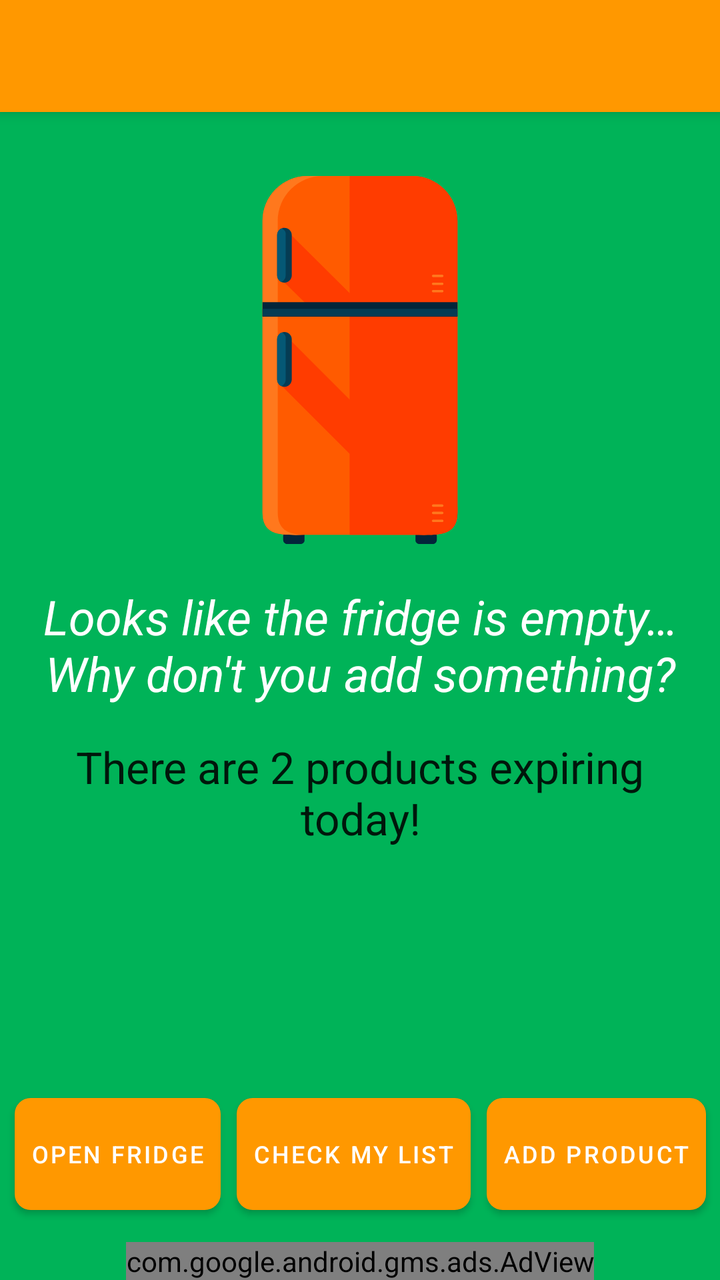
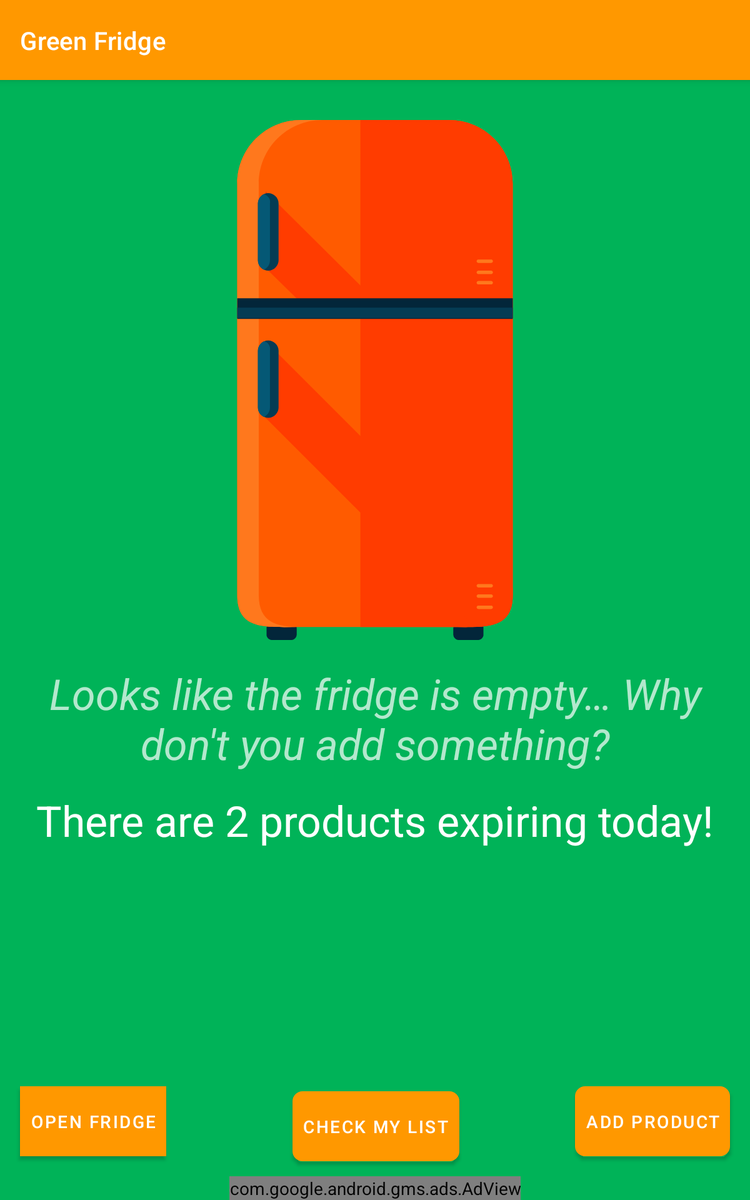

First picture: res/layout/ on a phone held upright. Second picture: the repository's own variant of that layout, on a device whose configuration matches the variant's folder. Source for both follows.
<!-- AndroidManifest.xml: application theme AppTheme -->
<!-- res/layout/activity_main.xml -->
<?xml version="1.0" encoding="utf-8"?>
<androidx.constraintlayout.widget.ConstraintLayout
    xmlns:android="http://schemas.android.com/apk/res/android"
    xmlns:app="http://schemas.android.com/apk/res-auto"
    xmlns:tools="http://schemas.android.com/tools"
    android:layout_width="match_parent"
    android:layout_height="match_parent"
    android:background="@color/background"
    tools:context="com.georgeampartzidis.georgeampartzidis.greenfridge.MainActivity">

    <androidx.appcompat.widget.Toolbar
        android:id="@+id/toolbar"
        style="@style/toolbar"
        app:titleTextColor="@android:color/white"
        app:layout_constraintStart_toStartOf="parent"
        app:layout_constraintEnd_toEndOf="parent"
        app:layout_constraintTop_toTopOf="parent"/>

    <ImageView
        android:id="@+id/fridge"
        android:layout_width="240dp"
        android:layout_height="240dp"
        android:layout_marginEnd="8dp"
        android:layout_marginStart="8dp"
        android:layout_marginTop="32dp"
        android:paddingTop="?attr/actionBarSize"
        app:layout_constraintEnd_toEndOf="parent"
        app:layout_constraintLeft_toLeftOf="parent"
        app:layout_constraintRight_toRightOf="parent"
        app:layout_constraintStart_toStartOf="parent"
        app:layout_constraintTop_toTopOf="parent"
        app:srcCompat="@drawable/ic_fridge" />

    <TextView
        android:id="@+id/tv_fridge_content"
        android:layout_width="match_parent"
        android:layout_height="wrap_content"
        android:layout_marginTop="12dp"
        android:gravity="center_horizontal"
        android:padding="8dp"
        android:text="@string/empty_fridge"
        android:textAppearance="@style/TextAppearance.AppCompat.Headline"
        android:textStyle="italic"
        app:layout_constraintEnd_toEndOf="parent"
        app:layout_constraintHorizontal_bias="0.0"
        app:layout_constraintLeft_toLeftOf="parent"
        app:layout_constraintRight_toRightOf="parent"
        app:layout_constraintStart_toStartOf="parent"
        app:layout_constraintTop_toBottomOf="@+id/fridge" />

    <TextView
        android:id="@+id/tv_expiring_products"
        android:layout_width="wrap_content"
        android:layout_height="wrap_content"
        android:layout_marginEnd="8dp"
        android:layout_marginStart="8dp"
        android:layout_marginTop="8dp"
        android:paddingStart="8dp"
        android:paddingEnd="8dp"
        android:textAppearance="@style/TextAppearance.AppCompat.Large.Inverse"
        android:gravity="center"
        app:layout_constraintEnd_toEndOf="parent"
        app:layout_constraintLeft_toLeftOf="parent"
        app:layout_constraintRight_toRightOf="parent"
        app:layout_constraintStart_toStartOf="parent"
        app:layout_constraintTop_toBottomOf="@+id/tv_fridge_content"
        tools:text="There are 2 products expiring today!" />

    <Button
        android:id="@+id/bt_open_fridge"
        style="@style/button"
        android:layout_marginStart="8dp"
        android:onClick="openFridge"
        android:text="@string/open_fridge"
        android:textSize="12sp"
        app:layout_constraintBottom_toBottomOf="@+id/bt_add_product"
        app:layout_constraintStart_toStartOf="parent"
        app:layout_constraintEnd_toStartOf="@id/bt_open_shopping_list"
        app:layout_constraintTop_toTopOf="@+id/bt_add_product" />

    <Button
        android:id="@+id/bt_open_shopping_list"
        style="@style/button"
        android:onClick="openShoppingList"
        android:text="@string/check_list"
        android:textSize="12sp"
        android:layout_marginStart="8dp"
        android:layout_marginEnd="8dp"
        app:layout_constraintBottom_toBottomOf="@id/bt_add_product"
        app:layout_constraintStart_toEndOf="@id/bt_open_fridge"
        app:layout_constraintEnd_toStartOf="@id/bt_add_product"/>

    <Button
        android:id="@+id/bt_add_product"
        style="@style/button"
        android:onClick="addProductActivity"
        android:text="@string/add_product"
        android:textSize="12sp"
        app:layout_constraintBottom_toTopOf="@id/adView"
        app:layout_constraintRight_toRightOf="parent"
        app:layout_constraintStart_toEndOf="@id/bt_open_shopping_list"
        app:layout_constraintEnd_toEndOf="parent"
        android:layout_marginEnd="8dp"
        android:layout_marginBottom="16dp"
        app:srcCompat="@drawable/ic_add_white_24px" />

    <com.google.android.gms.ads.AdView
        xmlns:ads="http://schemas.android.com/apk/res-auto"
        android:id="@+id/adView"
        android:layout_width="wrap_content"
        android:layout_height="wrap_content"
        android:layout_centerHorizontal='true'
        app:layout_constraintBottom_toBottomOf="parent"
        app:layout_constraintStart_toStartOf="parent"
        app:layout_constraintEnd_toEndOf="parent"
        ads:adSize="BANNER" />

</androidx.constraintlayout.widget.ConstraintLayout>
<!-- resources referenced by this layout -->
<resources>
  <color name="background">#00B358</color>
  <!-- drawable ic_fridge: vector/xml drawable (drawable, 3519 chars, omitted) -->
  <string name="add_product">Add product</string>
  <string name="check_list">check my list</string>
  <string name="empty_fridge">Looks like the fridge is empty… Why don\'t you add something?</string>
  <string name="open_fridge">open fridge</string>
  <style name="button">
          <item name="android:layout_width">wrap_content</item>
          <item name="android:layout_height">56dp</item>
          <item name="android:elevation">8dp</item>
          <item name="android:padding">8dp</item>
          <item name="android:textColor">@android:color/white</item>
          <item name="android:background">@drawable/rounded_shape</item>
      </style>
  <style name="toolbar">
          <item name="android:layout_width">match_parent</item>
          <item name="android:layout_height">?attr/actionBarSize</item>
          <item name="android:background">@color/colorPrimary</item>
          <item name="android:elevation">4dp</item>
          <item name="theme">@style/ActionBar.GreenFridge</item>
          <item name="android:popupTheme">@style/ThemeOverlay.AppCompat.Light</item>
      </style>
  <style name="AppTheme" parent="Theme.MaterialComponents.NoActionBar">
          
          <item name="colorPrimary">@color/colorPrimary</item>
          <item name="colorPrimaryDark">@color/colorPrimaryDark</item>
          <item name="colorAccent">@color/colorAccent</item>
      </style>
  <!-- drawable rounded_shape (drawable) -->
  <?xml version="1.0" encoding="utf-8"?>
  <shape xmlns:android="http://schemas.android.com/apk/res/android"
      android:shape="rectangle">
  
      <solid
          android:color="@color/colorButton"/>
      <corners
          android:radius="8dp"/>
  
  </shape>
  <color name="colorPrimary">#FF9800</color>
  <style name="ActionBar.GreenFridge" parent="@style/AppTheme">
          <item name="android:displayOptions">useLogo|showHome</item>
          <item name="android:logo">@mipmap/ic_launcher_round</item>
          <item name="colorControlNormal">@android:color/white</item>
      </style>
  <color name="colorPrimaryDark">#E65100</color>
  <color name="colorAccent">#0000EE</color>
  <color name="colorButton">#FF5900</color>
</resources>
<!-- res/layout-sw600dp/activity_main.xml (the repository's variant of the layout above) -->
<!-- drawn on a 7-inch tablet held upright -->
<?xml version="1.0" encoding="utf-8"?>
<androidx.constraintlayout.widget.ConstraintLayout xmlns:android="http://schemas.android.com/apk/res/android"
    xmlns:app="http://schemas.android.com/apk/res-auto"
    xmlns:tools="http://schemas.android.com/tools"
    android:layout_width="match_parent"
    android:layout_height="match_parent"
    android:background="@color/background"
    tools:context="com.georgeampartzidis.georgeampartzidis.greenfridge.MainActivity">

    <androidx.appcompat.widget.Toolbar
        android:id="@+id/toolbar"
        android:layout_width="match_parent"
        android:layout_height="?attr/actionBarSize"
        android:background="@color/colorPrimary"
        android:elevation="4dp"
        app:title="@string/app_name"
        app:titleTextColor="@android:color/white" />

    <ImageView
        android:id="@+id/fridge"
        android:layout_width="480dp"
        android:layout_height="480dp"
        android:layout_marginEnd="8dp"
        android:layout_marginStart="8dp"
        android:layout_marginTop="32dp"
        android:paddingTop="?attr/actionBarSize"
        app:layout_constraintEnd_toEndOf="parent"
        app:layout_constraintLeft_toLeftOf="parent"
        app:layout_constraintRight_toRightOf="parent"
        app:layout_constraintStart_toStartOf="parent"
        app:layout_constraintTop_toTopOf="parent"
        app:srcCompat="@drawable/ic_fridge" />


    <Button
        android:id="@+id/bt_add_product"
        android:layout_width="wrap_content"
        android:layout_height="56dp"
        android:layout_margin="16dp"
        style="@style/button"
        android:clickable="true"
        android:onClick="addProductActivity"
        android:text="@string/add_product"
        app:layout_constraintBottom_toBottomOf="parent"
        app:layout_constraintBottom_toTopOf="@id/adView"
        app:layout_constraintRight_toRightOf="parent"
        app:srcCompat="@drawable/ic_add_white_24px" />

    <TextView
        android:id="@+id/tv_fridge_content"
        android:layout_width="match_parent"
        android:layout_height="wrap_content"
        android:layout_marginTop="12dp"
        android:gravity="center_horizontal"
        android:padding="8dp"
        android:text="@string/empty_fridge"
        android:textAppearance="@style/TextAppearance.AppCompat.Display1"
        android:textStyle="italic"
        app:layout_constraintEnd_toEndOf="parent"
        app:layout_constraintHorizontal_bias="0.0"
        app:layout_constraintLeft_toLeftOf="parent"
        app:layout_constraintRight_toRightOf="parent"
        app:layout_constraintStart_toStartOf="parent"
        app:layout_constraintTop_toBottomOf="@+id/fridge" />

    <TextView
        android:id="@+id/tv_expiring_products"
        android:layout_width="wrap_content"
        android:layout_height="wrap_content"
        android:layout_marginEnd="8dp"
        android:layout_marginStart="8dp"
        android:layout_marginTop="8dp"
        android:textAppearance="@style/TextAppearance.AppCompat.Display1"
        android:textColor="@android:color/white"
        app:layout_constraintEnd_toEndOf="parent"
        app:layout_constraintLeft_toLeftOf="parent"
        app:layout_constraintRight_toRightOf="parent"
        app:layout_constraintStart_toStartOf="parent"
        app:layout_constraintTop_toBottomOf="@+id/tv_fridge_content"
        tools:text="There are 2 products expiring today!" />

    <Button
        android:id="@+id/bt_open_shopping_list"
        style="@style/button"
        android:layout_marginStart="8dp"
        android:layout_marginTop="8dp"
        android:onClick="openShoppingList"
        android:text="@string/check_list"
        app:layout_constraintBottom_toBottomOf="@+id/button"
        app:layout_constraintEnd_toStartOf="@+id/bt_add_product"
        app:layout_constraintStart_toEndOf="@+id/button"
        app:layout_constraintTop_toTopOf="@+id/button" />

    <Button
        android:id="@+id/button"
        android:layout_width="wrap_content"
        android:layout_height="56dp"
        android:background="@color/colorButton"
        android:elevation="8dp"
        android:onClick="openFridge"
        android:padding="8dp"
        android:layout_marginLeft="16dp"
        android:text="Open Fridge"
        android:textColor="@android:color/white"
        app:layout_constraintBottom_toBottomOf="@+id/bt_add_product"
        app:layout_constraintStart_toStartOf="parent"
        app:layout_constraintTop_toTopOf="@+id/bt_add_product" />

    <com.google.android.gms.ads.AdView
        xmlns:ads="http://schemas.android.com/apk/res-auto"
        android:id="@+id/adView"
        android:layout_width="wrap_content"
        android:layout_height="wrap_content"
        android:layout_centerHorizontal='true'
        app:layout_constraintBottom_toBottomOf="parent"
        app:layout_constraintStart_toStartOf="parent"
        app:layout_constraintEnd_toEndOf="parent"/>

</androidx.constraintlayout.widget.ConstraintLayout>
<!-- resources referenced by the variant -->
<!-- as a 7-inch tablet held upright resolves them -->
<resources>
  <color name="background">#00B358</color>
  <color name="colorButton">#FF5900</color>
  <color name="colorPrimary">#FF9800</color>
  <!-- drawable ic_fridge: vector/xml drawable (drawable, 3519 chars, omitted) -->
  <string name="add_product">Add product</string>
  <string name="app_name">Green Fridge</string>
  <string name="check_list">check my list</string>
  <string name="empty_fridge">Looks like the fridge is empty… Why don\'t you add something?</string>
  <style name="button">
          <item name="android:layout_width">wrap_content</item>
          <item name="android:layout_height">56dp</item>
          <item name="android:elevation">8dp</item>
          <item name="android:padding">8dp</item>
          <item name="android:textColor">@android:color/white</item>
          <item name="android:background">@drawable/rounded_shape</item>
      </style>
  <style name="AppTheme" parent="Theme.MaterialComponents.NoActionBar">
          
          <item name="colorPrimary">@color/colorPrimary</item>
          <item name="colorPrimaryDark">@color/colorPrimaryDark</item>
          <item name="colorAccent">@color/colorAccent</item>
      </style>
  <!-- drawable rounded_shape (drawable) -->
  <?xml version="1.0" encoding="utf-8"?>
  <shape xmlns:android="http://schemas.android.com/apk/res/android"
      android:shape="rectangle">
  
      <solid
          android:color="@color/colorButton"/>
      <corners
          android:radius="8dp"/>
  
  </shape>
  <color name="colorPrimaryDark">#E65100</color>
  <color name="colorAccent">#0000EE</color>
</resources>
